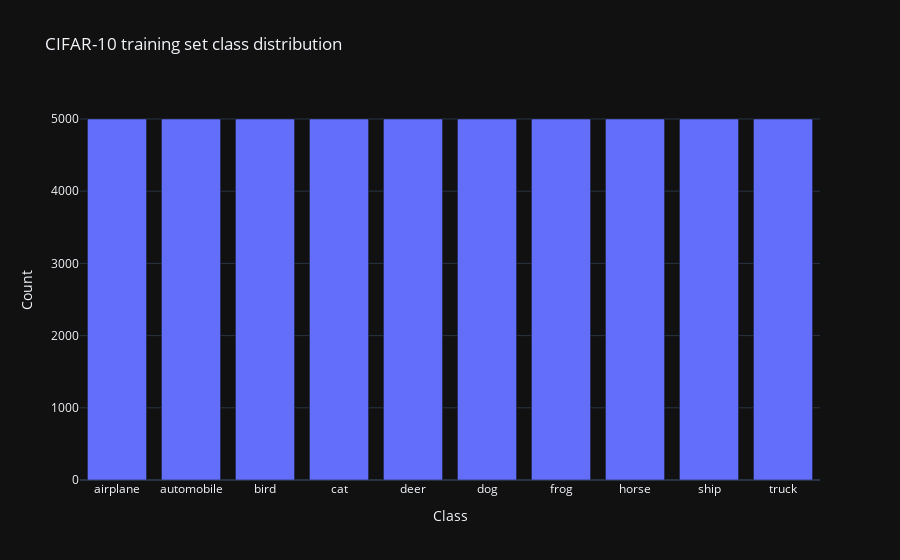

Write notebook code for a chart like this one.
### Markdown cell above
### 📊 Class distribution plot

The bar chart below shows how many samples we have per class in the
training split. CIFAR-10 is perfectly balanced, which is helpful for
both accuracy and recall.

### Code cell
fig_class_dist = px.bar(
    x=CLASS_NAMES,
    y=class_counts,
    title="CIFAR-10 training set class distribution",
    labels={"x": "Class", "y": "Count"},
)
fig_class_dist.update_layout(xaxis_tickangle=0)
fig_class_dist.show()

### Figure 1 — Plotly figure (JSON) as saved in the notebook; plotly's stock layout.template omitted (floating-point values rounded to 4 significant figures)
{"data": [{"hovertemplate": "Class=%{x}<br>Count=%{y}<extra></extra>", "legendgroup": "", "marker": {"color": "#636efa", "pattern": {"shape": ""}}, "name": "", "orientation": "v", "showlegend": false, "textposition": "auto", "x": ["airplane", "automobile", "bird", "cat", "deer", "dog", "frog", "horse", "ship", "truck"], "xaxis": "x", "y": [5000, 5000, 5000, 5000, 5000, 5000, 5000, 5000, 5000, 5000], "yaxis": "y", "type": "bar"}], "layout": {"xaxis": {"anchor": "y", "domain": [0.0, 1.0], "title": {"text": "Class"}, "tickangle": 0}, "yaxis": {"anchor": "x", "domain": [0.0, 1.0], "title": {"text": "Count"}}, "legend": {"tracegroupgap": 0}, "title": {"text": "CIFAR-10 training set class distribution"}, "barmode": "relative"}}
